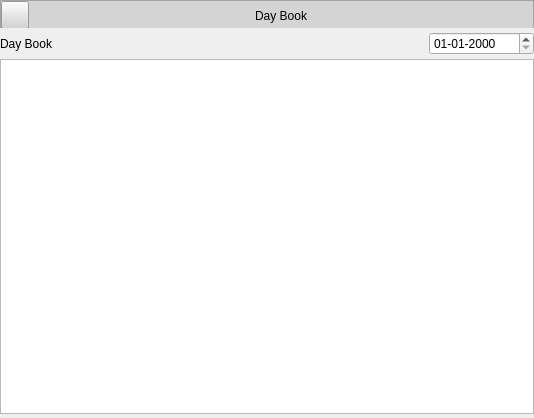
<?xml version="1.0" encoding="UTF-8"?>
<ui version="4.0">
 <class>MainWindow</class>
 <widget class="QMainWindow" name="MainWindow">
  <property name="geometry">
   <rect>
    <x>0</x>
    <y>0</y>
    <width>534</width>
    <height>418</height>
   </rect>
  </property>
  <property name="windowTitle">
   <string>MainWindow</string>
  </property>
  <property name="styleSheet">
   <string notr="true"/>
  </property>
  <widget class="QWidget" name="centralwidget">
   <layout class="QGridLayout" name="gridLayout" rowstretch="0,0">
    <property name="leftMargin">
     <number>0</number>
    </property>
    <property name="topMargin">
     <number>0</number>
    </property>
    <property name="rightMargin">
     <number>0</number>
    </property>
    <property name="bottomMargin">
     <number>0</number>
    </property>
    <property name="verticalSpacing">
     <number>0</number>
    </property>
    <item row="0" column="0">
     <widget class="QFrame" name="fheader">
      <property name="minimumSize">
       <size>
        <width>0</width>
        <height>28</height>
       </size>
      </property>
      <property name="maximumSize">
       <size>
        <width>16777215</width>
        <height>28</height>
       </size>
      </property>
      <property name="styleSheet">
       <string notr="true">background-color: rgb(212, 212, 212);
font: 63 11pt &quot;Segoe UI Semibold&quot;;
color:#000000</string>
      </property>
      <property name="frameShape">
       <enum>QFrame::StyledPanel</enum>
      </property>
      <property name="frameShadow">
       <enum>QFrame::Raised</enum>
      </property>
      <layout class="QGridLayout" name="gridLayout_2">
       <property name="leftMargin">
        <number>0</number>
       </property>
       <property name="topMargin">
        <number>0</number>
       </property>
       <property name="rightMargin">
        <number>0</number>
       </property>
       <property name="bottomMargin">
        <number>0</number>
       </property>
       <property name="spacing">
        <number>0</number>
       </property>
       <item row="0" column="0">
        <widget class="QPushButton" name="pbBack">
         <property name="minimumSize">
          <size>
           <width>28</width>
           <height>28</height>
          </size>
         </property>
         <property name="maximumSize">
          <size>
           <width>28</width>
           <height>28</height>
          </size>
         </property>
         <property name="styleSheet">
          <string notr="true">QPushButton::hover{

background-color: #9a9a9a

}</string>
         </property>
         <property name="text">
          <string/>
         </property>
         <property name="icon">
          <iconset>
           <normaloff>:/newPrefix/icons/corner-down-left.svg</normaloff>:/newPrefix/icons/corner-down-left.svg</iconset>
         </property>
        </widget>
       </item>
       <item row="0" column="1">
        <widget class="QLabel" name="lbDayBook">
         <property name="minimumSize">
          <size>
           <width>0</width>
           <height>30</height>
          </size>
         </property>
         <property name="text">
          <string>Day Book</string>
         </property>
         <property name="alignment">
          <set>Qt::AlignCenter</set>
         </property>
        </widget>
       </item>
      </layout>
     </widget>
    </item>
    <item row="1" column="0">
     <widget class="QWidget" name="widget" native="true">
      <property name="styleSheet">
       <string notr="true"/>
      </property>
      <layout class="QGridLayout" name="gridLayout_3">
       <property name="leftMargin">
        <number>0</number>
       </property>
       <property name="topMargin">
        <number>4</number>
       </property>
       <property name="rightMargin">
        <number>0</number>
       </property>
       <property name="bottomMargin">
        <number>4</number>
       </property>
       <property name="horizontalSpacing">
        <number>0</number>
       </property>
       <property name="verticalSpacing">
        <number>4</number>
       </property>
       <item row="0" column="0">
        <widget class="QLabel" name="label">
         <property name="text">
          <string>Day Book</string>
         </property>
        </widget>
       </item>
       <item row="1" column="0" colspan="2">
        <widget class="QTableView" name="tableView"/>
       </item>
       <item row="0" column="1">
        <widget class="QDateEdit" name="deDateEdit">
         <property name="minimumSize">
          <size>
           <width>0</width>
           <height>22</height>
          </size>
         </property>
         <property name="maximumSize">
          <size>
           <width>105</width>
           <height>16777215</height>
          </size>
         </property>
         <property name="displayFormat">
          <string>dd-MM-yyyy</string>
         </property>
        </widget>
       </item>
      </layout>
     </widget>
    </item>
   </layout>
  </widget>
 </widget>
 <resources>
  <include location="../icons/icons.qrc"/>
 </resources>
 <connections/>
</ui>
